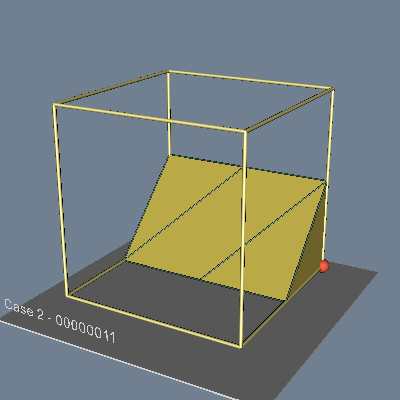

Write Python code to recreate this figure.
#!/usr/bin/env python

# Clip a hexahedron cell and visualize the result with edges, vertices,
# and a label using vtkClipDataSet.

# Factory overrides
import vtkmodules.vtkInteractionStyle  # noqa: F401
import vtkmodules.vtkRenderingOpenGL2  # noqa: F401

from vtkmodules.vtkCommonColor import vtkNamedColors
from vtkmodules.vtkCommonCore import (
    vtkFloatArray,
    vtkIdList,
    vtkPoints,
)
from vtkmodules.vtkCommonDataModel import vtkUnstructuredGrid
from vtkmodules.vtkCommonTransforms import vtkTransform
from vtkmodules.vtkFiltersCore import (
    vtkExtractEdges,
    vtkGlyph3D,
    vtkThresholdPoints,
    vtkTubeFilter,
)
from vtkmodules.vtkFiltersGeneral import (
    vtkClipDataSet,
    vtkShrinkFilter,
    vtkTransformPolyDataFilter,
)
from vtkmodules.vtkFiltersSources import (
    vtkCubeSource,
    vtkSphereSource,
)
from vtkmodules.vtkRenderingCore import (
    vtkActor,
    vtkDataSetMapper,
    vtkPolyDataMapper,
    vtkRenderWindow,
    vtkRenderWindowInteractor,
    vtkRenderer,
)
from vtkmodules.vtkRenderingFreeType import vtkVectorText

colors = vtkNamedColors()

# Define a single hexahedron
scalars = vtkFloatArray()
scalars.InsertNextValue(1.0)
scalars.InsertNextValue(1.0)
scalars.InsertNextValue(0.0)
scalars.InsertNextValue(0.0)
scalars.InsertNextValue(0.0)
scalars.InsertNextValue(0.0)
scalars.InsertNextValue(0.0)
scalars.InsertNextValue(0.0)

points = vtkPoints()
points.InsertNextPoint(0, 0, 0)
points.InsertNextPoint(1, 0, 0)
points.InsertNextPoint(1, 1, 0)
points.InsertNextPoint(0, 1, 0)
points.InsertNextPoint(0, 0, 1)
points.InsertNextPoint(1, 0, 1)
points.InsertNextPoint(1, 1, 1)
points.InsertNextPoint(0, 1, 1)

ids = vtkIdList()
for i in range(8):
    ids.InsertNextId(i)

grid = vtkUnstructuredGrid()
grid.Allocate(10, 10)
grid.InsertNextCell(12, ids)
grid.SetPoints(points)
grid.GetPointData().SetScalars(scalars)

# Clip the hex
clipper = vtkClipDataSet()
clipper.SetInputData(grid)
clipper.SetValue(0.5)

# Tube edges for clipped output
tet_edges = vtkExtractEdges()
tet_edges.SetInputConnection(clipper.GetOutputPort())

tet_edge_tubes = vtkTubeFilter()
tet_edge_tubes.SetInputConnection(tet_edges.GetOutputPort())
tet_edge_tubes.SetRadius(0.005)
tet_edge_tubes.SetNumberOfSides(6)
tet_edge_tubes.UseDefaultNormalOn()
tet_edge_tubes.SetDefaultNormal(0.577, 0.577, 0.577)

tet_edge_mapper = vtkPolyDataMapper()
tet_edge_mapper.SetInputConnection(tet_edge_tubes.GetOutputPort())
tet_edge_mapper.ScalarVisibilityOff()

rgb = [0.0, 0.0, 0.0]

tet_edge_actor = vtkActor()
tet_edge_actor.SetMapper(tet_edge_mapper)
colors.GetColorRGB("lamp_black", rgb)
tet_edge_actor.GetProperty().SetDiffuseColor(rgb)
tet_edge_actor.GetProperty().SetSpecular(0.4)
tet_edge_actor.GetProperty().SetSpecularPower(10)

# Shrink the clipped cells
shrinker = vtkShrinkFilter()
shrinker.SetShrinkFactor(1)
shrinker.SetInputConnection(clipper.GetOutputPort())

shrink_mapper = vtkDataSetMapper()
shrink_mapper.ScalarVisibilityOff()
shrink_mapper.SetInputConnection(shrinker.GetOutputPort())

colors.GetColorRGB("banana", rgb)
tets_actor = vtkActor()
tets_actor.SetMapper(shrink_mapper)
tets_actor.GetProperty().SetDiffuseColor(rgb)

# Cube wireframe model
cube_model = vtkCubeSource()
cube_model.SetCenter(0.5, 0.5, 0.5)

edges = vtkExtractEdges()
edges.SetInputConnection(cube_model.GetOutputPort())

tubes = vtkTubeFilter()
tubes.SetInputConnection(edges.GetOutputPort())
tubes.SetRadius(0.01)
tubes.SetNumberOfSides(6)
tubes.UseDefaultNormalOn()
tubes.SetDefaultNormal(0.577, 0.577, 0.577)

tube_mapper = vtkPolyDataMapper()
tube_mapper.SetInputConnection(tubes.GetOutputPort())

colors.GetColorRGB("khaki", rgb)
cube_edges_actor = vtkActor()
cube_edges_actor.SetMapper(tube_mapper)
cube_edges_actor.GetProperty().SetDiffuseColor(rgb)
cube_edges_actor.GetProperty().SetSpecular(0.4)
cube_edges_actor.GetProperty().SetSpecularPower(10)

# Vertex glyphs
sphere = vtkSphereSource()
sphere.SetRadius(0.04)
sphere.SetPhiResolution(20)
sphere.SetThetaResolution(20)

threshold_in = vtkThresholdPoints()
threshold_in.SetInputData(grid)
threshold_in.SetUpperThreshold(0.5)
threshold_in.SetThresholdFunction(vtkThresholdPoints.THRESHOLD_UPPER)

vertices = vtkGlyph3D()
vertices.SetInputConnection(threshold_in.GetOutputPort())
vertices.SetSourceConnection(sphere.GetOutputPort())

sphere_mapper = vtkPolyDataMapper()
sphere_mapper.SetInputConnection(vertices.GetOutputPort())
sphere_mapper.ScalarVisibilityOff()

colors.GetColorRGB("tomato", rgb)
cube_vertices_actor = vtkActor()
cube_vertices_actor.SetMapper(sphere_mapper)
cube_vertices_actor.GetProperty().SetDiffuseColor(rgb)

# Label
case_label = vtkVectorText()
case_label.SetText("Case 2")

label_transform = vtkTransform()
label_transform.Identity()
label_transform.Translate(-0.2, 0, 1.25)
label_transform.Scale(0.05, 0.05, 0.05)

label_tpd = vtkTransformPolyDataFilter()
label_tpd.SetTransform(label_transform)
label_tpd.SetInputConnection(case_label.GetOutputPort())

label_mapper = vtkPolyDataMapper()
label_mapper.SetInputConnection(label_tpd.GetOutputPort())

label_actor = vtkActor()
label_actor.SetMapper(label_mapper)

# Base platform
base_model = vtkCubeSource()
base_model.SetXLength(1.5)
base_model.SetYLength(0.01)
base_model.SetZLength(1.5)

base_mapper = vtkPolyDataMapper()
base_mapper.SetInputConnection(base_model.GetOutputPort())

base_actor = vtkActor()
base_actor.SetMapper(base_mapper)
base_actor.SetPosition(0.5, -0.09, 0.5)

# Renderer
colors.GetColorRGB("slate_grey", rgb)
renderer = vtkRenderer()
renderer.AddActor(tet_edge_actor)
renderer.AddActor(base_actor)
renderer.AddActor(label_actor)
renderer.AddActor(cube_edges_actor)
renderer.AddActor(cube_vertices_actor)
renderer.AddActor(tets_actor)
renderer.SetBackground(rgb)

# Set scalars for case 2
scalars.InsertValue(0, 1)
scalars.InsertValue(1, 1)
scalars.InsertValue(2, 0)
scalars.InsertValue(3, 0)
scalars.InsertValue(4, 0)
scalars.InsertValue(5, 0)
scalars.InsertValue(6, 0)
scalars.InsertValue(7, 0)
case_label.SetText("Case 2 - 00000011")

# Window
render_window = vtkRenderWindow()
render_window.AddRenderer(renderer)
render_window.SetSize(400, 400)
render_window.SetWindowName("clip hex")

# Interactor
interactor = vtkRenderWindowInteractor()
interactor.SetRenderWindow(render_window)

# Scene
renderer.ResetCamera()
renderer.GetActiveCamera().Dolly(1.2)
renderer.GetActiveCamera().Azimuth(30)
renderer.GetActiveCamera().Elevation(20)
renderer.ResetCameraClippingRange()

interactor.Initialize()
interactor.Start()
